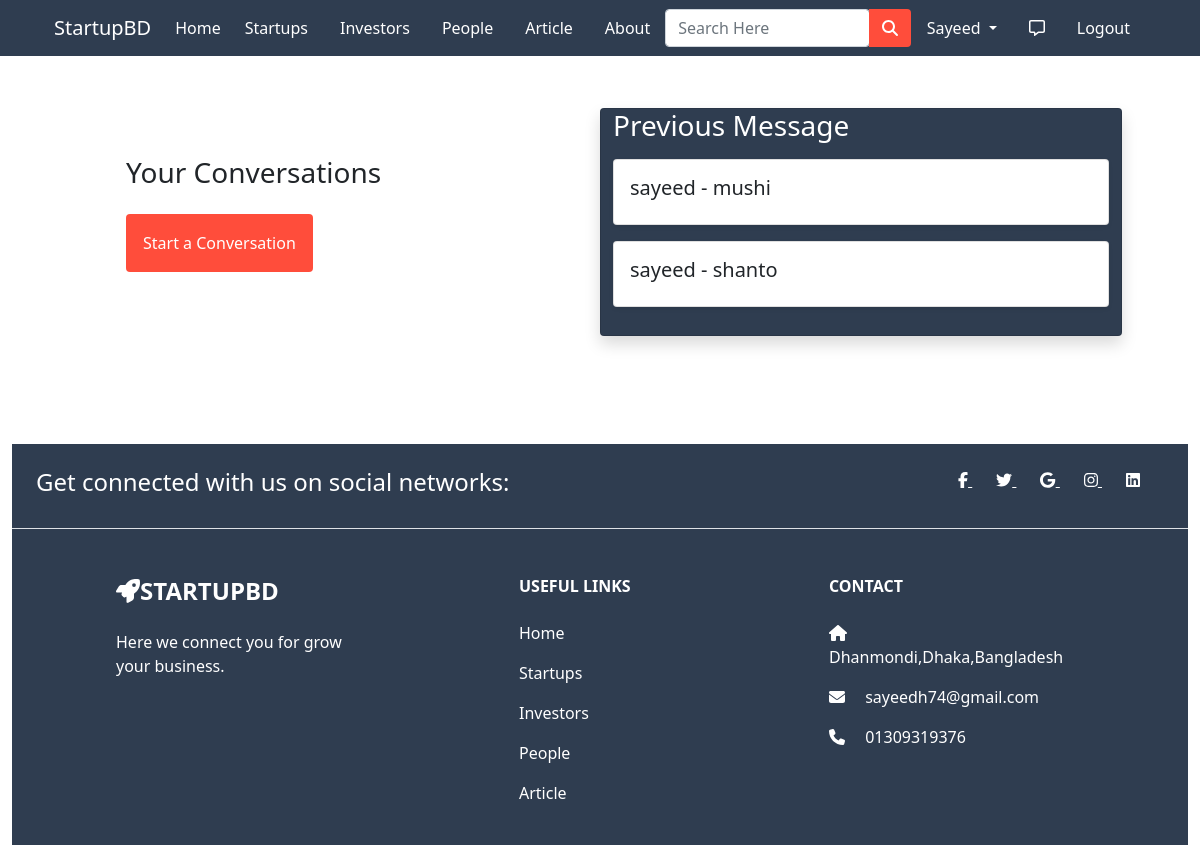
Screenshot of /inbox/ (signed in) with the database file from the repository.
### app/models.py (models this page shows)
class User(AbstractUser):
  is_customer = models.BooleanField(default=False)
  is_investor = models.BooleanField(default=False)
  is_startup = models.BooleanField(default=False)
  friends = models.ManyToManyField('User',blank=True)

class ThreadModel(models.Model):
  user = models.ForeignKey(User,on_delete=models.CASCADE,related_name='+')
  receiver = models.ForeignKey(User,on_delete=models.CASCADE,related_name='+')

### app/views.py (the view)
# urls.py: path('inbox/', ListThreads.as_view(), name='inbox'),
class ListThreads(View):
    def get(self, request, *args, **kwargs):
        threads = ThreadModel.objects.filter(
            Q(user=request.user) | Q(receiver=request.user))
        context = {
            'threads': threads
        }
        return render(request, 'app/inbox.html', context)

### app/templates/app/inbox.html (shortened to what this page needs)
{% extends 'app/base.html' %}
{% load static %}
{% block main-content %}
<div class="container my-5" style="padding: 60px;">
  <div class="row">
    <div class="col-md-6 p-5">
      <h3>Your Conversations</h3>
      <form method="GET" action="{% url 'create-thread' %}">
        <button class="btn p-3 my-3" type="submit" style="background-color: #FF4D3B; color: white;">Start a Conversation</button>
      </form>
    </div>
<div class="card shadow col-md-6" style="background-color:#2F3D50;">
  <h3 style="color: white;">Previous Message</h3>
  {% for thread in threads.all %}
    <div class="card p-3 shadow-sm my-2">
      <h5>{{ thread.user }} - {{ thread.receiver }}</h5>
    </div>
  {% endfor %}
  </div>
  </div>
  </div>
{% endblock main-content %}

### app/templates/app/base.html (shortened to what this page needs)
{% load static %}
<!doctype html>
<html lang="en">
<head>
  <link href="https://cdn.jsdelivr.net/npm/bootstrap@5.0.0-beta1/dist/css/bootstrap.min.css" rel="stylesheet"
>
<link rel="stylesheet" href="https://stackpath.bootstrapcdn.com/font-awesome/4.7.0/css/font-awesome.min.css">
  <link rel="stylesheet" href="{% static 'app/css/owl.carousel.min.css' %}">
  <link rel="stylesheet" href="{% static 'app/css/all.min.css' %}">
  <link rel="stylesheet" href="{% static 'app/css/style.css' %}">
  <link rel="stylesheet" href="https://cdnjs.cloudflare.com/ajax/libs/animate.css/3.7.2/animate.css">
</head>
<body>
  <div class="row">
    <div class="col-sm-12 col-md-12 col-lg-12">
      <nav id="nav" class="navbar navbar-expand-lg navbar-dark fixed-top" style="background-color: #2F3D50;">
        <div class="container">
          <a class="navbar-brand" href="/">StartupBD</a>
          <div class="collapse navbar-collapse" id="navbarSupportedContent">
            <ul class="navbar-nav me-auto mb-2 mb-lg-0">
              <li class="nav-item">
                <a class="nav-link active" aria-current="page" href="/">Home</a>
              </li>
              <li class="nav-item mx-2">
                <a href="{% url 'startup_home' %}" class="nav-link text-white">Startups</a>
              </li>
              <li class="nav-item mx-2">
                <a href="{% url 'investor_home' %}" class="nav-link text-white">Investors</a>
              </li>
              <li class="nav-item mx-2">
                <a href="{% url 'customer_home' %}" class="nav-link text-white">People</a>
              </li>
              <li class="nav-item mx-2">
                <a href="{% url 'article' %}" class="nav-link text-white">Article</a>
              </li>
              <li class="nav-item mx-2">
                <a href="{% url 'about' %}" class="nav-link text-white">About</a>
              </li>
            </ul>
            <form class="d-flex input-group w-auto" method="POST" action="{% url 'search_list' %}">
              <input type="search" class="form-control rounded" name="q" placeholder="Search Here" aria-label="Search"
                aria-describedby="search-addon" />
             <button type="submit" class="btn" style="background-color:#FF4D3B;"><i class="fas fa-search" style="color: white;"></i></button>
            </form>
            <div>
              <ul class="navbar-nav me-auto mb-2 mb-lg-0">
                {% if request.user.is_authenticated %}
                <li class="nav-item dropdown mx-2">
                  <a class="nav-link dropdown-toggle text-white" href="#" id="profileDropdown" role="button"
                    data-bs-toggle="dropdown" aria-expanded="false">
                    {{request.user.username|capfirst}}
                  </a>
                </li>
                <li class="nav-item mx-2">
                  <a href="{% url 'inbox' %}" class="nav-link text-white"><i class="far fa-comment-alt "></i></a>
                </li>
                <li class="nav-item mx-2">
                  <a href="{% url 'logout' %}" class="nav-link text-white">Logout</a>
                </li>
                {% endif %}
              </ul>
            </div>
          </div>
        </div>
      </nav>
    </div>
  </div>
  {% block main-content %} {% endblock main-content %}
  <div class="container-fluid">
    <div class="row">
      <div class="col-md-12">
        <footer class=" text-center text-lg-start text-white" style="background-color: #2F3D50;">
          <section class="d-flex justify-content-center justify-content-lg-between p-4 border-bottom">
            <div class="me-5 d-none d-lg-block">
              <span>
                <h4>Get connected with us on social networks:</h4>
              </span>
            </div>
            <div>
              <a href="" class="me-4 text-reset">
                <i class="fab fa-facebook-f"></i>
              </a>
              <a href="" class="me-4 text-reset">
                <i class="fab fa-twitter"></i>
              </a>
              <a href="" class="me-4 text-reset">
                <i class="fab fa-google"></i>
              </a>
              <a href="" class="me-4 text-reset">
                <i class="fab fa-instagram"></i>
              </a>
              <a href="" class="me-4 text-reset">
                <i class="fab fa-linkedin"></i>
              </a>
            </div>
          </section>
          <section class="">
            <div class="container text-center text-md-start mt-5">
              <div class="row mt-3">
                <div class="col-md-3 col-lg-4 col-xl-3 mx-auto mb-4">
                  <h4 class="text-uppercase fw-bold mb-4">
                  <i class="fa fa-rocket" style="font-size:24px"></i>StartupBD
                  </h4>
                  <p>
                    Here we connect you for grow your business.
                  </p>
                </div>
                <div class="col-md-3 col-lg-2 col-xl-2 mx-auto mb-4">
                  <h6 class="text-uppercase fw-bold mb-4">
                    Useful links
                  </h6>
                  <p>
                    <a href="{% url 'home' %}" style="text-decoration: none;" class="text-reset">Home</a>
                  </p>
                  <p>
                    <a href="{% url 'startup_home' %}" style="text-decoration: none;" class="text-reset">Startups</a>
                  </p>
                  <p>
                    <a href="{% url 'investor_home' %}" style="text-decoration: none;" class="text-reset">Investors</a>
                  </p>
                  <p>
                    <a href="{% url 'customer_home' %}" style="text-decoration: none;" class="text-reset">People</a>
                  </p>
                  <p>
                    <a href="{% url 'article' %}" style="text-decoration: none;" class="text-reset">Article</a>
                  </p>
                </div>
                <div class="col-md-4 col-lg-3 col-xl-3 mx-auto mb-md-0 mb-4">
                  <h6 class="text-uppercase fw-bold mb-4">
                    Contact
                  </h6>
                  <p><i class="fas fa-home me-3"></i>Dhanmondi,Dhaka,Bangladesh</p>
                  <p>
                    <i class="fas fa-envelope me-3"></i>
                    sayeedh74@gmail.com
                  </p>
                  <p><i class="fas fa-phone me-3"></i> 01309319376</p>
                </div>
              </div>
            </div>
          </section>
        </footer>
      </div>
    </div>
  </div>
</body>
</html>

### rows the page displays
User: user.username "Sayeed"
ThreadModel: user "sayeed", receiver "mushi"
ThreadModel: user "sayeed", receiver "shanto"
